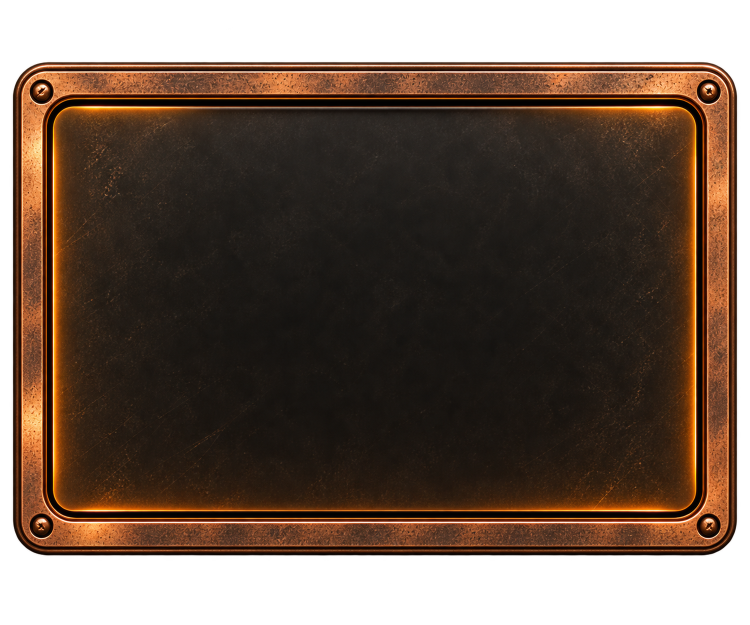
#> input picture ThemePackages/CopperGlow/assets/ember-glow-calendar-skin.png, 1500 x 1250 px, found by its file name (shown at 1/2 size)
$ python generate_ember_glow_skins.py
#> lines starting #> are read from the running program, lines starting #| are printed output that depends on the picture
"""Create compact optional-widget preview skins from approved Ember Glow art."""

from pathlib import Path
from PIL import Image


ROOT = Path(__file__).resolve().parents[2]
SOURCE = ROOT / "Assets/Themes/EmberGlow/ember-glow-calendar-skin.png"
OUTPUT = Path(__file__).resolve().parent


def _paste(canvas, source, source_box, destination_box):
    width = destination_box[2] - destination_box[0]
    height = destination_box[3] - destination_box[1]
    piece = source.crop(source_box).resize(
        (width, height), Image.Resampling.LANCZOS
    )
    canvas.alpha_composite(piece, destination_box[:2])


def generate(filename, width, height):
#> called with filename = 'ember-glow-calculator-skin.png', width = 300, height = 420
    source = Image.open(SOURCE).convert("RGBA")
#> source is the input picture: PIL image 1500x1250 RGBA; mean R, G, B, A 49.7, 31.8, 19.6, 191.7
    canvas = Image.new("RGBA", (width, height))
#> canvas: PIL image 300x420 RGBA; every value is 0
    source_left, source_right = 165, 1335
    source_top, source_bottom = 165, 1085
    side = 32
    top = 36
    bottom = 36

    # Corners
    _paste(canvas, source, (0, 0, source_left, source_top),
           (0, 0, side, top))
    _paste(canvas, source, (source_right, 0, source.width, source_top),
           (width - side, 0, width, top))
    _paste(canvas, source, (0, source_bottom, source_left, source.height),
           (0, height - bottom, side, height))
    _paste(canvas, source,
           (source_right, source_bottom, source.width, source.height),
           (width - side, height - bottom, width, height))

    # Rails and center panel. Adjacent slices overlap by one pixel to prevent
    # transparent seams at non-integer Windows display scales.
    _paste(canvas, source, (source_left, 0, source_right, source_top),
           (side - 1, 0, width - side + 1, top))
    _paste(canvas, source,
           (source_left, source_bottom, source_right, source.height),
           (side - 1, height - bottom, width - side + 1, height))
    _paste(canvas, source, (0, source_top, source_left, source_bottom),
           (0, top - 1, side, height - bottom + 1))
    _paste(canvas, source,
           (source_right, source_top, source.width, source_bottom),
           (width - side, top - 1, width, height - bottom + 1))
    _paste(canvas, source,
           (source_left, source_top, source_right, source_bottom),
           (side - 1, top - 1, width - side + 1,
            height - bottom + 1))
#> in _paste (call 9), `piece = source.crop(source_box).resize( (width, height), Image.Resampl..`:
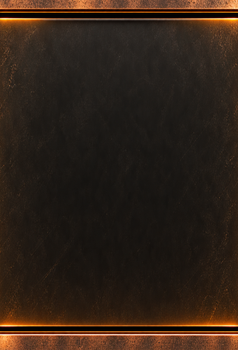
#> piece: PIL image 238x350 RGBA; mean R, G, B, A 46.6, 32.7, 22.7, 252.5; transparent parts drawn white
    canvas.save(OUTPUT / filename, optimize=True)


if __name__ == "__main__":
    generate("ember-glow-calculator-skin.png", 300, 420)
    generate("ember-glow-currency-converter-skin.png", 550, 363)
#> in generate (call 2), `canvas = Image.new("RGBA", (width, height))`: canvas: PIL image 550x363 RGBA; every value is 0
#> in _paste (call 17), `canvas.alpha_composite(piece, destination_box[:2])`:
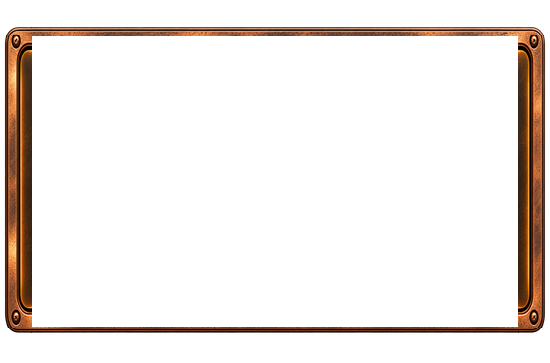
#> canvas: PIL image 550x363 RGBA; mean R, G, B, A 14.1, 8.5, 4.6, 29.5; transparent parts drawn white
#> in _paste (call 18), `piece = source.crop(source_box).resize( (width, height), Image.Resampl..`:
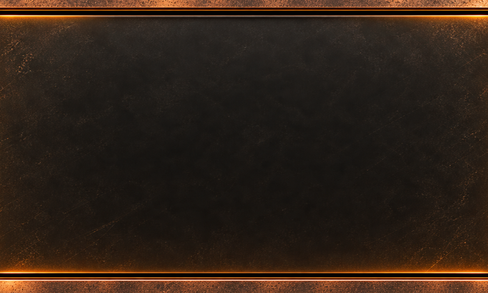
#> piece: PIL image 488x293 RGBA; mean R, G, B, A 46.7, 32.8, 22.7, 252.5; transparent parts drawn white
#> in _paste (call 18), `canvas.alpha_composite(piece, destination_box[:2])`:
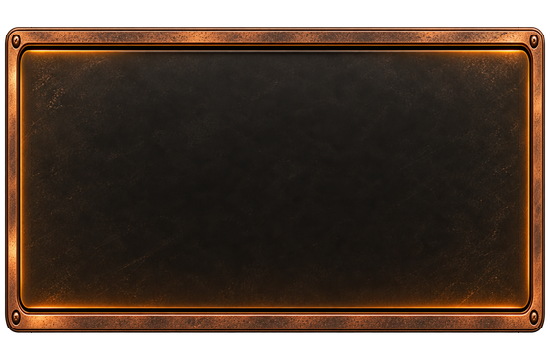
#> canvas: PIL image 550x363 RGBA; mean R, G, B, A 46.7, 31.4, 20.5, 208.4; transparent parts drawn white
    generate("ember-glow-system-info-skin.png", 550, 327)
#> in generate (call 3), `canvas = Image.new("RGBA", (width, height))`: canvas: PIL image 550x327 RGBA; every value is 0
#> in _paste (call 26), `canvas.alpha_composite(piece, destination_box[:2])`:
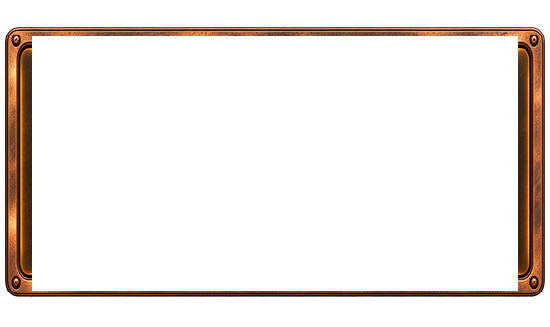
#> canvas: PIL image 550x327 RGBA; mean R, G, B, A 14.4, 8.7, 4.8, 30; transparent parts drawn white
#> in _paste (call 27), `piece = source.crop(source_box).resize( (width, height), Image.Resampl..`:
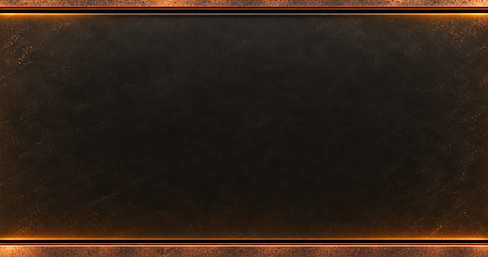
#> piece: PIL image 488x257 RGBA; mean R, G, B, A 46.7, 32.8, 22.7, 252.5; transparent parts drawn white
#> in _paste (call 27), `canvas.alpha_composite(piece, destination_box[:2])`:
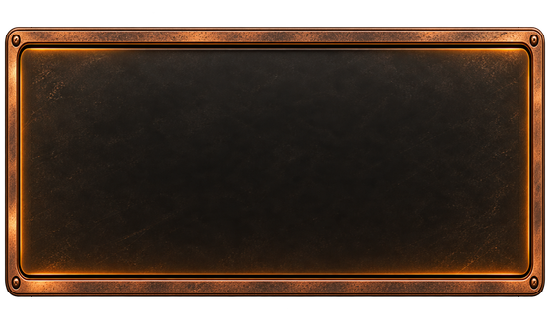
#> canvas: PIL image 550x327 RGBA; mean R, G, B, A 46, 31, 20.3, 204; transparent parts drawn white

$ run again, with ThemePackages/CopperGlow/assets/ember-glow-clock-skin.png copied over ThemePackages/CopperGlow/assets/ember-glow-calendar-skin.png
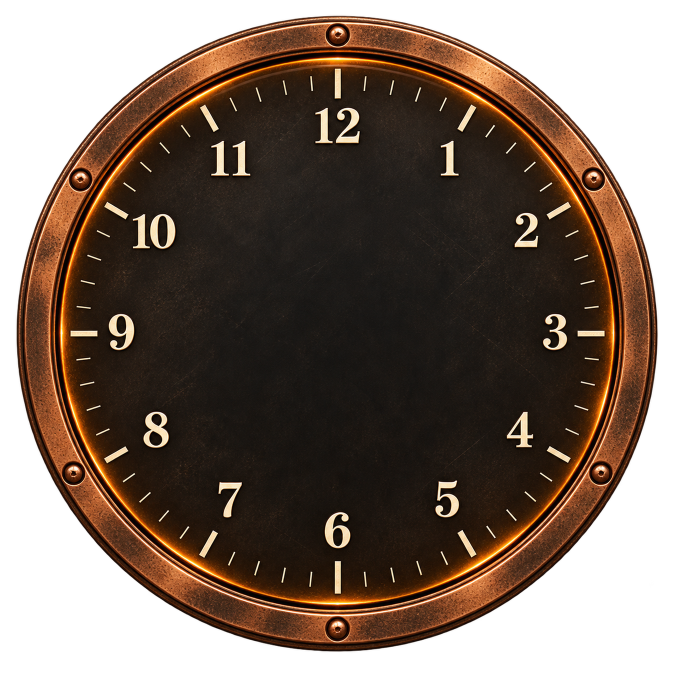
#> input picture ThemePackages/CopperGlow/assets/ember-glow-clock-skin.png, 1350 x 1350 px, found by its file name (shown at 1/2 size)
#> in generate, source is the input picture: PIL image 1350x1350 RGBA; mean R, G, B, A 47.1, 30.3, 18.7, 177
#> piece: PIL image 32x36 RGBA; every value is 0
#> piece: PIL image 238x36 RGBA
#> piece: PIL image 32x350 RGBA
#> piece: PIL image 32x350 RGBA; every value is 0
#> piece: PIL image 238x350 RGBA
#> piece: PIL image 488x36 RGBA
#> piece: PIL image 32x293 RGBA
#> piece: PIL image 32x293 RGBA; every value is 0
#> piece: PIL image 488x293 RGBA
#> piece: PIL image 32x257 RGBA
#> piece: PIL image 32x257 RGBA; every value is 0
#> in _paste (call 27), `piece = source.crop(source_box).resize( (width, height), Image.Resampl..`:
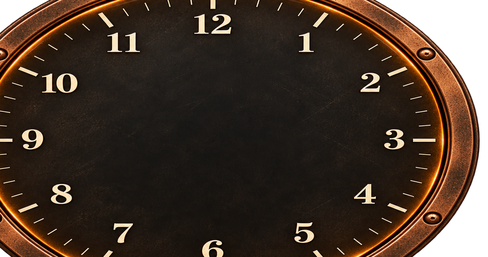
#> piece: PIL image 488x257 RGBA; mean R, G, B, A 49.6, 34.4, 23.2, 232.8; transparent parts drawn white
#> in _paste (call 27), `canvas.alpha_composite(piece, destination_box[:2])`:
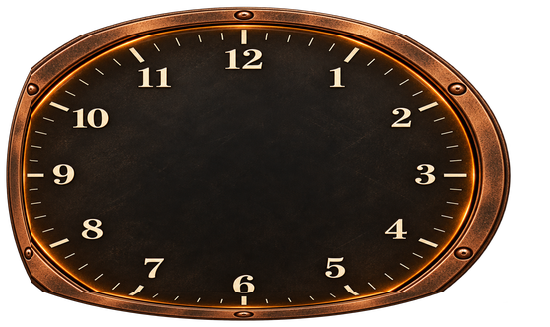
#> canvas: PIL image 550x327 RGBA; mean R, G, B, A 45.8, 30.2, 19.4, 186.9; transparent parts drawn white
